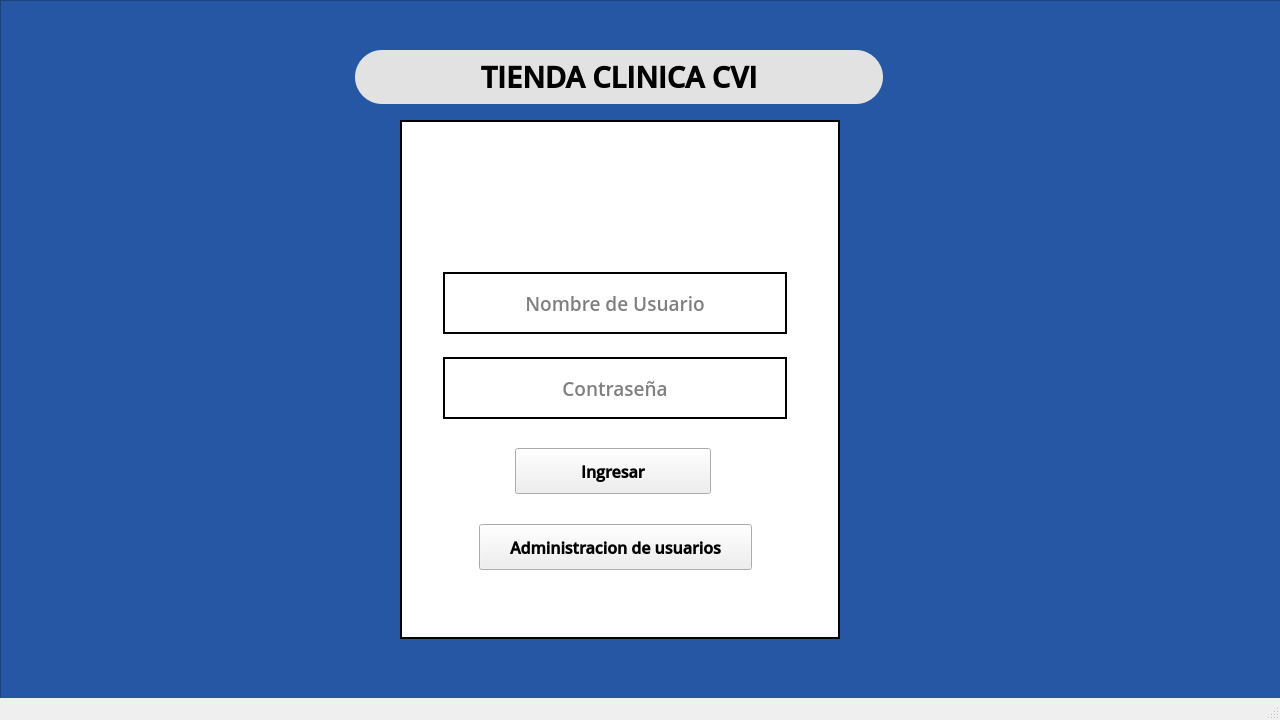
<?xml version="1.0" encoding="UTF-8"?>
<ui version="4.0">
 <class>MainWindow</class>
 <widget class="QMainWindow" name="MainWindow">
  <property name="geometry">
   <rect>
    <x>0</x>
    <y>0</y>
    <width>1280</width>
    <height>720</height>
   </rect>
  </property>
  <property name="minimumSize">
   <size>
    <width>1280</width>
    <height>720</height>
   </size>
  </property>
  <property name="maximumSize">
   <size>
    <width>1280</width>
    <height>720</height>
   </size>
  </property>
  <property name="windowTitle">
   <string>MainWindow</string>
  </property>
  <widget class="QWidget" name="centralwidget">
   <widget class="QFrame" name="frame">
    <property name="geometry">
     <rect>
      <x>0</x>
      <y>0</y>
      <width>1291</width>
      <height>701</height>
     </rect>
    </property>
    <property name="minimumSize">
     <size>
      <width>1291</width>
      <height>701</height>
     </size>
    </property>
    <property name="maximumSize">
     <size>
      <width>1291</width>
      <height>701</height>
     </size>
    </property>
    <property name="styleSheet">
     <string notr="true">background-color: rgb(38, 87, 165);</string>
    </property>
    <property name="frameShape">
     <enum>QFrame::StyledPanel</enum>
    </property>
    <property name="frameShadow">
     <enum>QFrame::Raised</enum>
    </property>
    <widget class="QLabel" name="label">
     <property name="geometry">
      <rect>
       <x>355</x>
       <y>50</y>
       <width>528</width>
       <height>54</height>
      </rect>
     </property>
     <property name="font">
      <font>
       <family>Open Sans Semibold</family>
       <pointsize>22</pointsize>
       <weight>75</weight>
       <bold>true</bold>
      </font>
     </property>
     <property name="cursor">
      <cursorShape>ForbiddenCursor</cursorShape>
     </property>
     <property name="styleSheet">
      <string notr="true">background-color: rgb(226, 226, 226);
border-radius: 27px;</string>
     </property>
     <property name="text">
      <string>TIENDA CLINICA CVI</string>
     </property>
     <property name="alignment">
      <set>Qt::AlignCenter</set>
     </property>
    </widget>
   </widget>
   <widget class="QLabel" name="label2">
    <property name="geometry">
     <rect>
      <x>400</x>
      <y>120</y>
      <width>440</width>
      <height>519</height>
     </rect>
    </property>
    <property name="font">
     <font>
      <family>Open Sans Semibold</family>
      <pointsize>22</pointsize>
      <weight>75</weight>
      <bold>true</bold>
     </font>
    </property>
    <property name="styleSheet">
     <string notr="true">background-color: rgb(255, 255, 255);
border: 2px solid #000000;</string>
    </property>
    <property name="text">
     <string/>
    </property>
    <property name="alignment">
     <set>Qt::AlignCenter</set>
    </property>
   </widget>
   <widget class="QLabel" name="labelUsuario">
    <property name="geometry">
     <rect>
      <x>567</x>
      <y>148</y>
      <width>92</width>
      <height>92</height>
     </rect>
    </property>
    <property name="font">
     <font>
      <family>Open Sans Semibold</family>
      <pointsize>22</pointsize>
      <weight>75</weight>
      <bold>true</bold>
     </font>
    </property>
    <property name="cursor">
     <cursorShape>WhatsThisCursor</cursorShape>
    </property>
    <property name="styleSheet">
     <string notr="true"/>
    </property>
    <property name="text">
     <string/>
    </property>
    <property name="pixmap">
     <pixmap>../imagenes/Logo Cliente.png</pixmap>
    </property>
    <property name="alignment">
     <set>Qt::AlignCenter</set>
    </property>
   </widget>
   <widget class="QLabel" name="labelMedicamento">
    <property name="geometry">
     <rect>
      <x>440</x>
      <y>145</y>
      <width>62</width>
      <height>108</height>
     </rect>
    </property>
    <property name="font">
     <font>
      <family>Open Sans Semibold</family>
      <pointsize>22</pointsize>
      <weight>75</weight>
      <bold>true</bold>
     </font>
    </property>
    <property name="cursor">
     <cursorShape>WhatsThisCursor</cursorShape>
    </property>
    <property name="styleSheet">
     <string notr="true"/>
    </property>
    <property name="text">
     <string/>
    </property>
    <property name="pixmap">
     <pixmap>../imagenes/Medicamento png.png</pixmap>
    </property>
    <property name="alignment">
     <set>Qt::AlignCenter</set>
    </property>
   </widget>
   <widget class="QLabel" name="labelPastilla">
    <property name="geometry">
     <rect>
      <x>711</x>
      <y>145</y>
      <width>95</width>
      <height>97</height>
     </rect>
    </property>
    <property name="font">
     <font>
      <family>Open Sans Semibold</family>
      <pointsize>22</pointsize>
      <weight>75</weight>
      <bold>true</bold>
     </font>
    </property>
    <property name="cursor">
     <cursorShape>WhatsThisCursor</cursorShape>
    </property>
    <property name="styleSheet">
     <string notr="true"/>
    </property>
    <property name="text">
     <string/>
    </property>
    <property name="pixmap">
     <pixmap>../imagenes/Pastillas png.png</pixmap>
    </property>
    <property name="alignment">
     <set>Qt::AlignCenter</set>
    </property>
   </widget>
   <widget class="QLineEdit" name="nomUser">
    <property name="geometry">
     <rect>
      <x>443</x>
      <y>272</y>
      <width>344</width>
      <height>62</height>
     </rect>
    </property>
    <property name="font">
     <font>
      <family>Open Sans Semibold</family>
      <pointsize>14</pointsize>
     </font>
    </property>
    <property name="styleSheet">
     <string notr="true">border: 2px solid #000000;
background-color: rgb(255, 255, 255);</string>
    </property>
    <property name="text">
     <string/>
    </property>
    <property name="alignment">
     <set>Qt::AlignCenter</set>
    </property>
    <property name="placeholderText">
     <string>Nombre de Usuario</string>
    </property>
   </widget>
   <widget class="QLineEdit" name="cntUser">
    <property name="geometry">
     <rect>
      <x>443</x>
      <y>357</y>
      <width>344</width>
      <height>62</height>
     </rect>
    </property>
    <property name="font">
     <font>
      <family>Open Sans Semibold</family>
      <pointsize>14</pointsize>
     </font>
    </property>
    <property name="styleSheet">
     <string notr="true">border: 2px solid #000000;
background-color: rgb(255, 255, 255);</string>
    </property>
    <property name="text">
     <string/>
    </property>
    <property name="maxLength">
     <number>30</number>
    </property>
    <property name="echoMode">
     <enum>QLineEdit::Password</enum>
    </property>
    <property name="alignment">
     <set>Qt::AlignCenter</set>
    </property>
    <property name="placeholderText">
     <string>Contraseña</string>
    </property>
   </widget>
   <widget class="QPushButton" name="btnIngresar">
    <property name="geometry">
     <rect>
      <x>515</x>
      <y>448</y>
      <width>196</width>
      <height>46</height>
     </rect>
    </property>
    <property name="font">
     <font>
      <family>Open Sans Semibold</family>
      <pointsize>12</pointsize>
      <weight>75</weight>
      <italic>false</italic>
      <bold>true</bold>
     </font>
    </property>
    <property name="cursor">
     <cursorShape>PointingHandCursor</cursorShape>
    </property>
    <property name="styleSheet">
     <string notr="true">border-color: rgb(0, 74, 173);</string>
    </property>
    <property name="text">
     <string>Ingresar</string>
    </property>
   </widget>
   <widget class="QPushButton" name="btnAdmin">
    <property name="geometry">
     <rect>
      <x>479</x>
      <y>524</y>
      <width>273</width>
      <height>46</height>
     </rect>
    </property>
    <property name="font">
     <font>
      <family>Open Sans Semibold</family>
      <pointsize>12</pointsize>
      <weight>75</weight>
      <italic>false</italic>
      <bold>true</bold>
     </font>
    </property>
    <property name="cursor">
     <cursorShape>PointingHandCursor</cursorShape>
    </property>
    <property name="styleSheet">
     <string notr="true">border-color: rgb(0, 74, 173);</string>
    </property>
    <property name="text">
     <string>Administracion de usuarios</string>
    </property>
   </widget>
  </widget>
  <widget class="QMenuBar" name="menubar">
   <property name="geometry">
    <rect>
     <x>0</x>
     <y>0</y>
     <width>1280</width>
     <height>21</height>
    </rect>
   </property>
  </widget>
  <widget class="QStatusBar" name="statusbar"/>
 </widget>
 <resources/>
 <connections/>
</ui>
